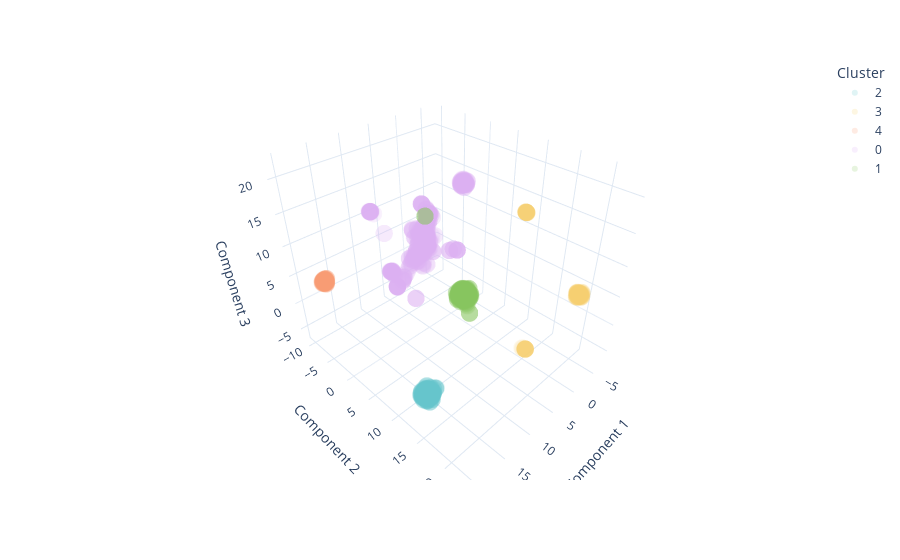

Notebook code cell kept with this figure:
### Markdown cell above
#### Visualize the results

### Code cell
fig = px.scatter_3d(
    data_frame=clust_df,
    x="Component 1",
    y="Component 2",
    z="Component 3",
    color = "Cluster",
    color_discrete_sequence=px.colors.qualitative.Pastel,
    hover_data=[
        "taxon_id",
        "media_id"
    ],
    template="plotly_white",
    opacity=0.05
)

fig.update_traces(marker={'size': 6})
fig.show()

### Figure 1 — Plotly figure (JSON) as saved in the notebook; plotly's stock layout.template omitted (floating-point values rounded to 4 significant figures; data arrays with more than 128 entries replaced by an {"elided": "..."} marker saying what was removed)
{"data": [{"customdata": {"elided": "1160x2 str values"}, "hovertemplate": "Cluster=2<br>Component 1=%{x}<br>Component 2=%{y}<br>Component 3=%{z}<br>taxon_id=%{customdata[0]}<br>media_id=%{customdata[1]}<extra></extra>", "legendgroup": "2", "marker": {"color": "rgb(102, 197, 204)", "opacity": 0.05, "size": 6, "symbol": "circle"}, "mode": "markers", "name": "2", "scene": "scene", "showlegend": true, "type": "scatter3d", "x": {"elided": "1160 float values"}, "y": {"elided": "1160 float values"}, "z": {"elided": "1160 float values"}}, {"customdata": {"elided": "415x2 str values"}, "hovertemplate": "Cluster=3<br>Component 1=%{x}<br>Component 2=%{y}<br>Component 3=%{z}<br>taxon_id=%{customdata[0]}<br>media_id=%{customdata[1]}<extra></extra>", "legendgroup": "3", "marker": {"color": "rgb(246, 207, 113)", "opacity": 0.05, "size": 6, "symbol": "circle"}, "mode": "markers", "name": "3", "scene": "scene", "showlegend": true, "type": "scatter3d", "x": {"elided": "415 float values"}, "y": {"elided": "415 float values"}, "z": {"elided": "415 float values"}}, {"customdata": {"elided": "360x2 str values"}, "hovertemplate": "Cluster=4<br>Component 1=%{x}<br>Component 2=%{y}<br>Component 3=%{z}<br>taxon_id=%{customdata[0]}<br>media_id=%{customdata[1]}<extra></extra>", "legendgroup": "4", "marker": {"color": "rgb(248, 156, 116)", "opacity": 0.05, "size": 6, "symbol": "circle"}, "mode": "markers", "name": "4", "scene": "scene", "showlegend": true, "type": "scatter3d", "x": {"elided": "360 float values"}, "y": {"elided": "360 float values"}, "z": {"elided": "360 float values"}}, {"customdata": {"elided": "2197x2 str values"}, "hovertemplate": "Cluster=0<br>Component 1=%{x}<br>Component 2=%{y}<br>Component 3=%{z}<br>taxon_id=%{customdata[0]}<br>media_id=%{customdata[1]}<extra></extra>", "legendgroup": "0", "marker": {"color": "rgb(220, 176, 242)", "opacity": 0.05, "size": 6, "symbol": "circle"}, "mode": "markers", "name": "0", "scene": "scene", "showlegend": true, "type": "scatter3d", "x": {"elided": "2197 float values"}, "y": {"elided": "2197 float values"}, "z": {"elided": "2197 float values"}}, {"customdata": {"elided": "1644x2 str values"}, "hovertemplate": "Cluster=1<br>Component 1=%{x}<br>Component 2=%{y}<br>Component 3=%{z}<br>taxon_id=%{customdata[0]}<br>media_id=%{customdata[1]}<extra></extra>", "legendgroup": "1", "marker": {"color": "rgb(135, 197, 95)", "opacity": 0.05, "size": 6, "symbol": "circle"}, "mode": "markers", "name": "1", "scene": "scene", "showlegend": true, "type": "scatter3d", "x": {"elided": "1644 float values"}, "y": {"elided": "1644 float values"}, "z": {"elided": "1644 float values"}}], "layout": {"legend": {"title": {"text": "Cluster"}, "tracegroupgap": 0}, "margin": {"t": 60}, "scene": {"domain": {"x": [0, 1], "y": [0, 1]}, "xaxis": {"title": {"text": "Component 1"}}, "yaxis": {"title": {"text": "Component 2"}}, "zaxis": {"title": {"text": "Component 3"}}}}}
